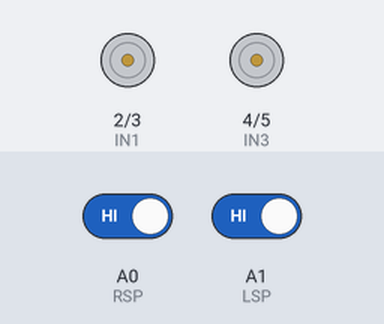
A sketch run on a simulated Arduino Uno, built with avr-gcc and run on an emulated ATmega328P. Shown: motor-driver pin pairs drawn as motors (green arrow = first pin HIGH = forward, orange = second pin HIGH = backward, longer = more drive, scaled by the enable pin). The test bench sets the inputs (shaded band); at power-on: A0 (RSP) HIGH, A1 (LSP) HIGH.

Above: at 1.2 s.
1.3 s: A0 (RSP) driven LOW
At 2.5 s:
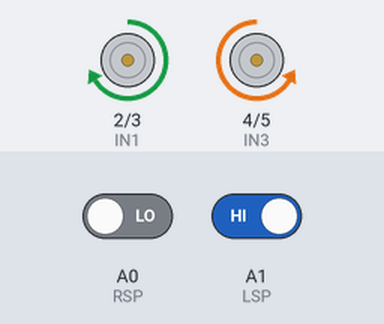
2.8 s: A1 (LSP) driven LOW
At 3.7 s:
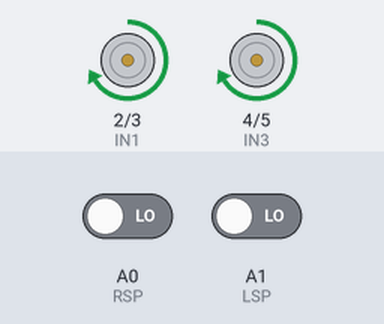
4.3 s: A0 (RSP) driven HIGH
At 4.9 s:
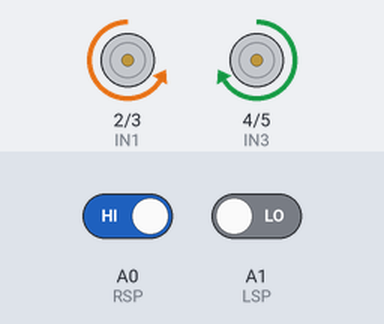
5.8 s: A1 (LSP) driven HIGH
At 7.2 s:
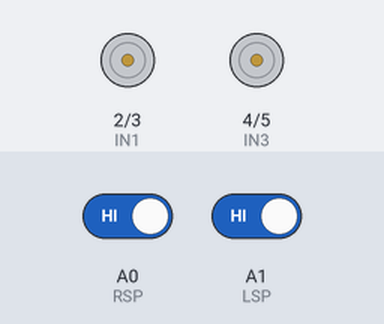
Timing chart, 0 to 8.3 s (numbered marks = the images above; inputs shaded):
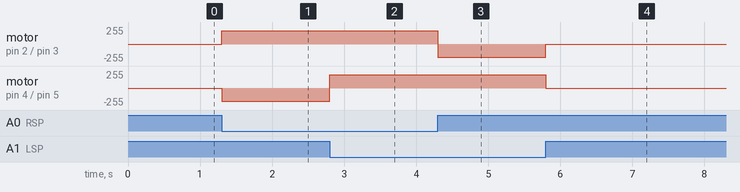

Measured:
- after the input at 1.3 s, motor on pin 2 (IN1) / pin 3 (IN2): stopped → forward 200/255 at once; motor on pin 4 (IN3) / pin 5 (IN4): stopped → backward 200/255 at once
- after the input at 2.8 s, motor on pin 4 (IN3) / pin 5 (IN4): backward 200/255 → forward 200/255 at once
- after the input at 4.3 s, motor on pin 2 (IN1) / pin 3 (IN2): forward 200/255 → backward 200/255 at once
- after the input at 5.8 s, motor on pin 2 (IN1) / pin 3 (IN2): backward 200/255 → stopped at once; motor on pin 4 (IN3) / pin 5 (IN4): forward 200/255 → stopped at once

The sketch:

line_follower_code.ino
```cpp
// Motor control pins
int IN1 = 2;
int IN2 = 3;
int IN3 = 4;
int IN4 = 5;
int ENA = 9;
int ENB = 10;

// IR sensors
int LSP = A1;
int RSP = A0;

void setup() {

  pinMode(IN1, OUTPUT);
  pinMode(IN2, OUTPUT);
  pinMode(IN3, OUTPUT);
  pinMode(IN4, OUTPUT);
  pinMode(ENA, OUTPUT);
  pinMode(ENB, OUTPUT);

  pinMode(LSP, INPUT);
  pinMode(RSP, INPUT);

  analogWrite(ENA, 200);
  analogWrite(ENB, 200);
}

void loop() {

  int LSD = digitalRead(LSP);
  int RSD = digitalRead(RSP);

  if (LSD == 0 && RSD == 0) {
    moveForward();
  }

  else if (LSD == 1 && RSD == 0) {
    turnLeft();
  }

  else if (LSD == 0 && RSD == 1) {
    turnRight();
  }

  else if (LSD == 1 && RSD == 1) {
    stopMotors();
  }
}

void moveForward() {
  digitalWrite(IN1, HIGH);
  digitalWrite(IN2, LOW);
  digitalWrite(IN3, HIGH);
  digitalWrite(IN4, LOW);
}

void turnRight() {
  digitalWrite(IN1, LOW);
  digitalWrite(IN2, HIGH);
  digitalWrite(IN3, HIGH);
  digitalWrite(IN4, LOW);
}

void turnLeft() {
  digitalWrite(IN1, HIGH);
  digitalWrite(IN2, LOW);
  digitalWrite(IN3, LOW);
  digitalWrite(IN4, HIGH);
}

void stopMotors() {
  digitalWrite(IN1, LOW);
  digitalWrite(IN2, LOW);
  digitalWrite(IN3, LOW);
  digitalWrite(IN4, LOW);
}
```
